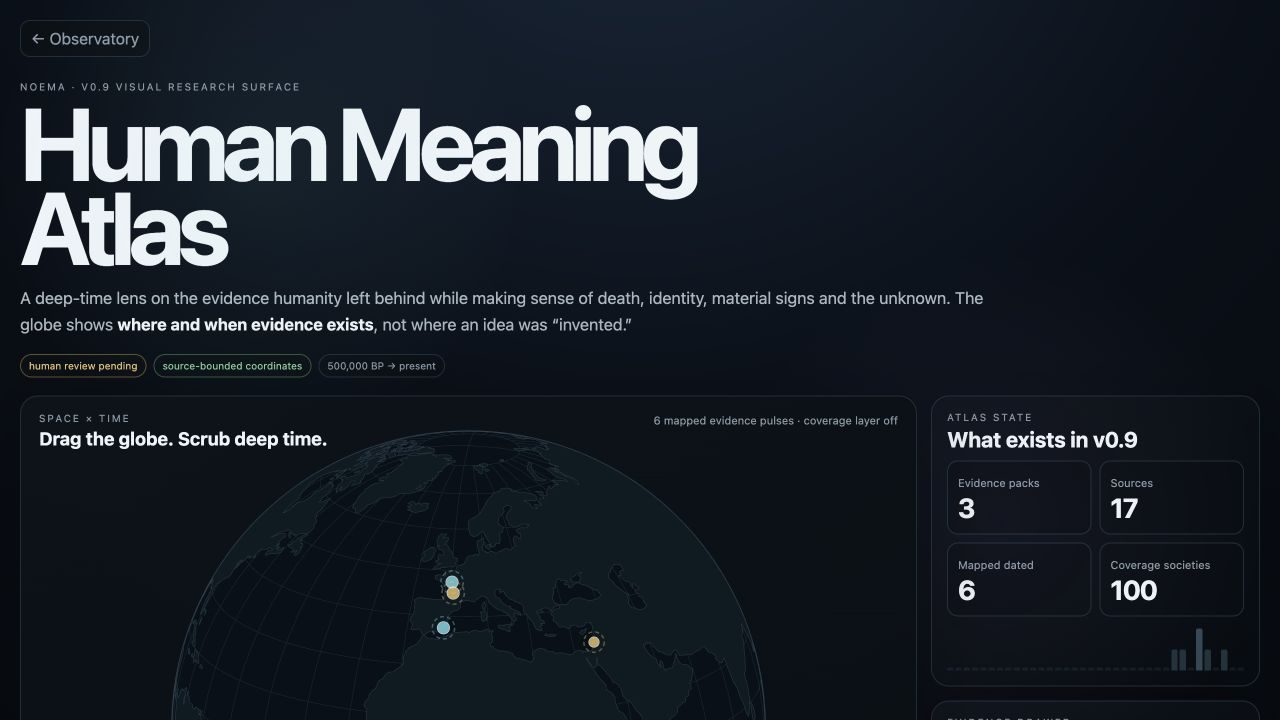
#> input picture greatlinq-showcase/img/about/chapter-ai.jpg, 1280 x 720 px
$ python finish.py ../../../greatlinq-showcase/img/about/chapter-ai.jpg ../../../greatlinq-showcase/img/about/chapter-business.jpg
#> lines starting #> are read from the running program, lines starting #| are printed output that depends on the picture
"""Photographic finishing pass for rendered frames (post only; geometry and lighting untouched).

  python3 finish.py in.png out.png [--seed N]

Steps: highlight bloom + warm halation, radial vignette, slight lateral chromatic aberration,
filmic tone curve with lifted blacks, shadow-weighted film grain. Parameters below are the
declared look; disclose "photographic finishing applied" in captions if required.
"""
import sys
import numpy as np
from PIL import Image, ImageFilter

P = dict(bloom_thresh=0.72, bloom_radius=22, bloom_gain=0.20, halation_tint=(1.0, 0.82, 0.62), halation_gain=0.07,
         vignette=0.20, ca_px=1.1, black_lift=0.012, contrast=1.10, saturation=0.96, grain=0.011)

def finish(src, dst, seed=7):
#> called with seed = 7
    rng = np.random.default_rng(seed)
    im = Image.open(src).convert('RGB'); a = np.asarray(im).astype(np.float32) / 255.0; h, w, _ = a.shape
#> in finish, im is the input picture: PIL image 1280x720 RGB; mean R, G, B 25.4, 31.9, 40.1
#> after `h, w, _ = a.shape`: h = 720; w = 1280
    lum = (0.2126 * a[..., 0] + 0.7152 * a[..., 1] + 0.0722 * a[..., 2])
    hi = np.clip((lum - P['bloom_thresh']) / (1 - P['bloom_thresh']), 0, 1)[..., None] * a
    hi_img = Image.fromarray((np.clip(hi, 0, 1) * 255).astype(np.uint8))
    bl = np.asarray(hi_img.filter(ImageFilter.GaussianBlur(P['bloom_radius']))).astype(np.float32) / 255.0
    bl2 = np.asarray(hi_img.filter(ImageFilter.GaussianBlur(P['bloom_radius'] * 2.6))).astype(np.float32) / 255.0
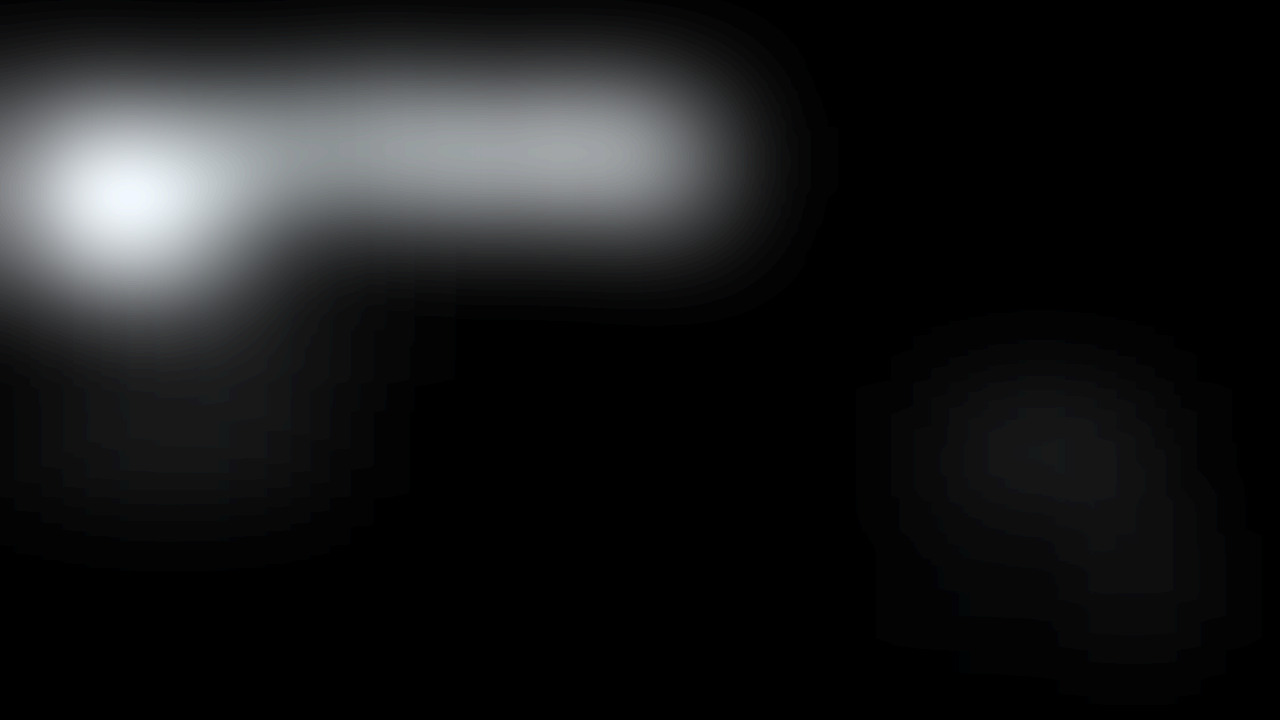
#> bl2: shape (720, 1280, 3) float32; mean R, G, B 0.0285, 0.0293, 0.0299; drawn with min black and max white
    a = a + P['bloom_gain'] * bl + P['halation_gain'] * bl2 * np.array(P['halation_tint'], np.float32)
    yy, xx = np.mgrid[0:h, 0:w].astype(np.float32); r = np.sqrt(((xx - w / 2) / (w / 2)) ** 2 + ((yy - h / 2) / (h / 2)) ** 2)
    a *= (1 - P['vignette'] * np.clip(r - 0.35, 0, None) ** 1.6)[..., None]
    # lateral chromatic aberration: every channel is scaled UP (R most, B none) and centre-cropped, so no gaps appear at the edges
    out = a.copy(); e = P['ca_px'] / w
#> after `e = P['ca_px'] / w`: e = 0.000859
    for ch, s in ((0, 1 + 2 * e), (1, 1 + e), (2, 1.0)):
        c = Image.fromarray((np.clip(a[..., ch], 0, 1) * 255).astype(np.uint8))
        if s > 1.0:
            nw, nh = int(round(w * s)), int(round(h * s)); c = c.resize((nw, nh), Image.BICUBIC); l, t = (nw - w) // 2, (nh - h) // 2; c = c.crop((l, t, l + w, t + h))
        out[..., ch] = np.asarray(c).astype(np.float32) / 255.0
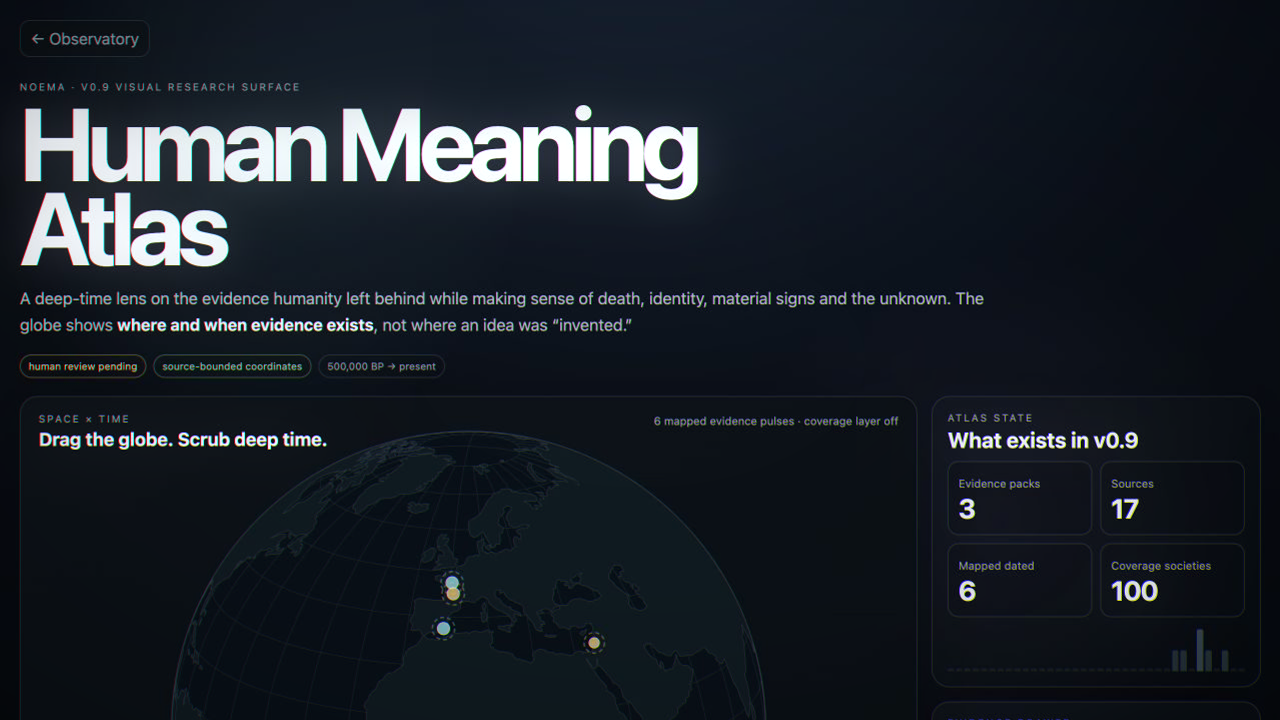
#> out: shape (720, 1280, 3) float32; mean R, G, B 0.1, 0.124, 0.154
    a = out
    a = np.clip(a, 0, 1)
    a = P['black_lift'] + (1 - P['black_lift']) * a                                   # lifted blacks
    a = 0.5 + (a - 0.5) * P['contrast']; a = np.clip(a, 0, 1)
    a = a * a * (3 - 2 * a) * 0.35 + a * 0.65                                          # gentle S-curve
    g = (0.2126 * a[..., 0] + 0.7152 * a[..., 1] + 0.0722 * a[..., 2])[..., None]
    a = g + (a - g) * P['saturation']
    shadow_w = (1.0 - np.clip(g, 0, 1)) * 0.8 + 0.2
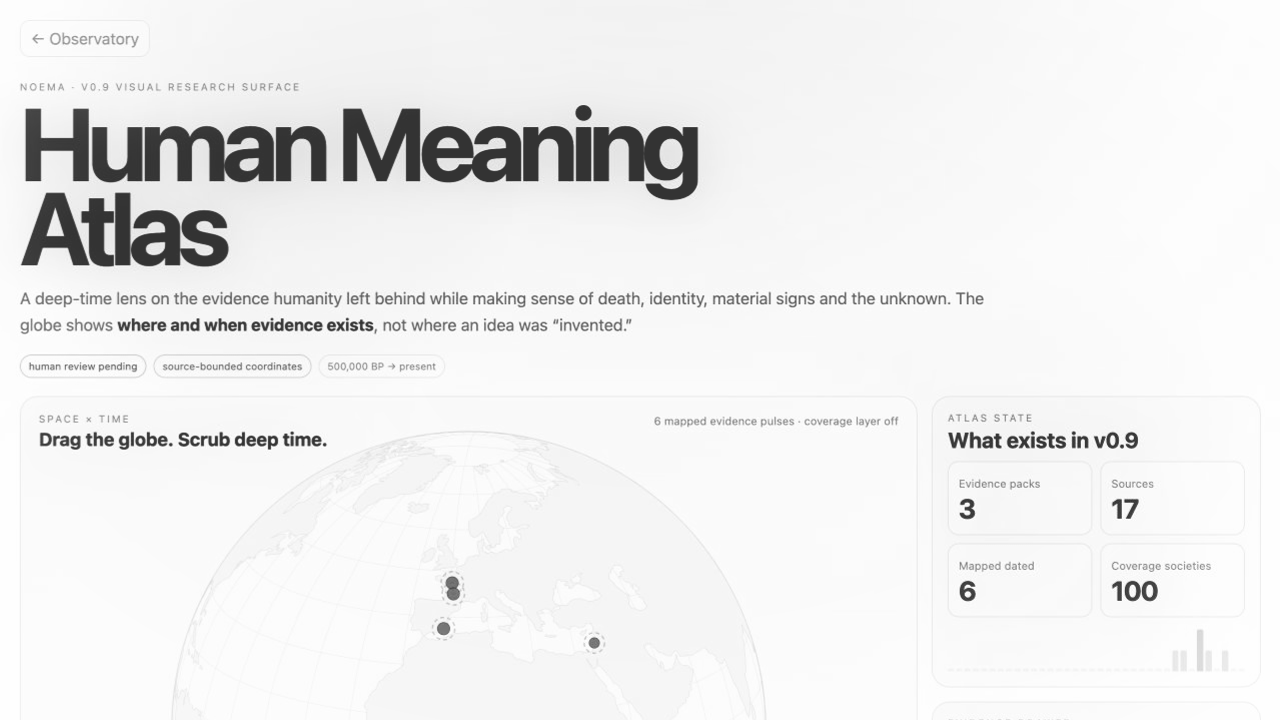
#> shadow_w: shape (720, 1280, 1) float32; min 0.2, max 1, mean 0.935
    n = rng.normal(0, 1, (h, w, 1)).astype(np.float32); nc = rng.normal(0, 0.35, (h, w, 3)).astype(np.float32)
#> after `nc = rng.normal(0, 0.35, (h, w, 3)).astype(np.float32)`:
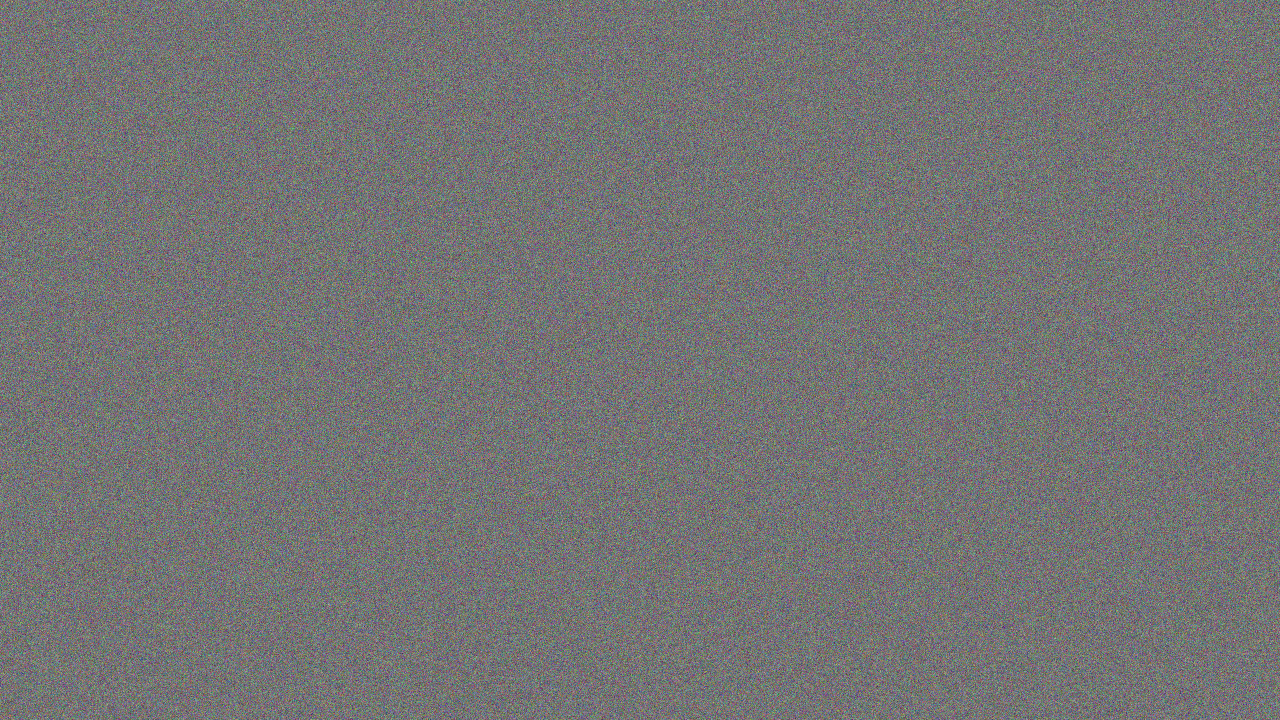
#> nc: shape (720, 1280, 3) float32; mean of channels 0, 1, 2 -0.000695, 0.000395, -8.69e-05; drawn with min black and max white
    a = a + (n + nc) * P['grain'] * shadow_w
    Image.fromarray((np.clip(a, 0, 1) * 255 + 0.5).astype(np.uint8)).save(dst)

if __name__ == '__main__':
    seed = int(sys.argv[sys.argv.index('--seed') + 1]) if '--seed' in sys.argv else 7
    finish(sys.argv[1], sys.argv[2], seed); print('FINISHED', sys.argv[2])

$ run again, on greatlinq-showcase/img/about/chapter-code.jpg
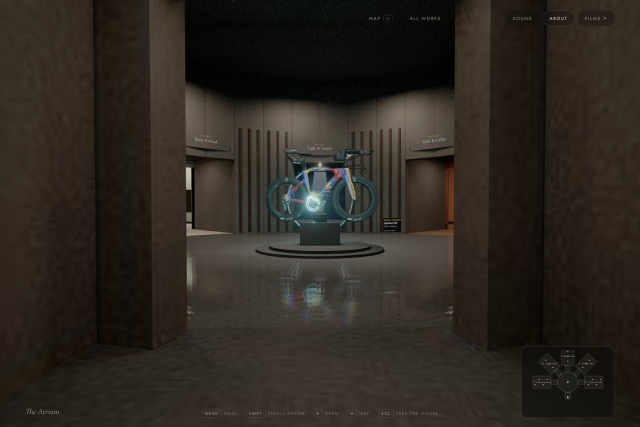
#> input picture greatlinq-showcase/img/about/chapter-code.jpg, 1280 x 853 px (shown at 1/2 size)
#> in finish, im is the input picture: PIL image 1280x853 RGB; mean R, G, B 45.1, 39.4, 32.5
#> in finish, `shadow_w = (1.0 - np.clip(g, 0, 1)) * 0.8 + 0.2`:
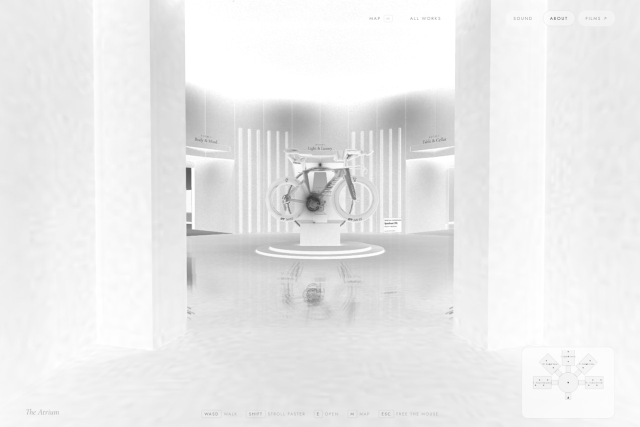
#> shadow_w: shape (853, 1280, 1) float32 (shown at 1/2 size); min 0.218, max 1, mean 0.919
#> in finish, `nc = rng.normal(0, 0.35, (h, w, 3)).astype(np.float32)`:
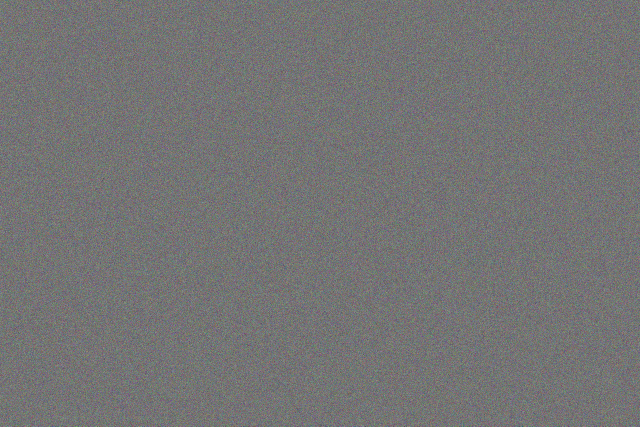
#> nc: shape (853, 1280, 3) float32 (shown at 1/2 size); mean of channels 0, 1, 2 8.34e-05, -0.000306, 0.000231; drawn with min black and max white
